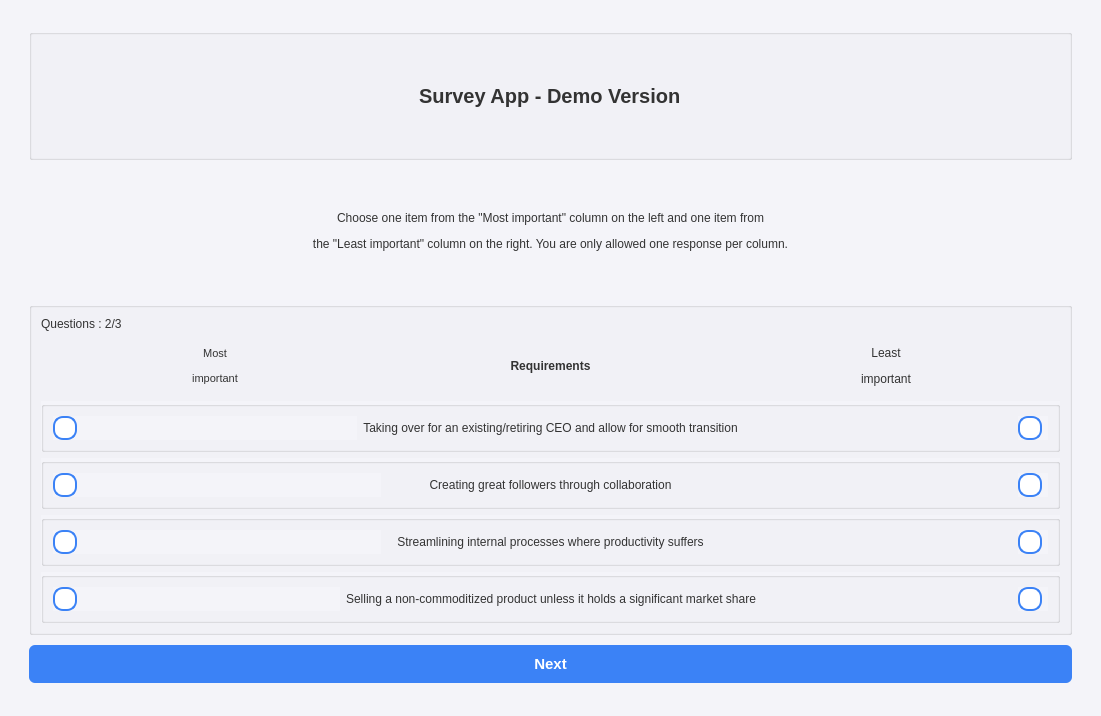
<?xml version="1.0" encoding="UTF-8"?>
<ui version="4.0">
 <class>Widget</class>
 <widget class="QWidget" name="Widget">
  <property name="geometry">
   <rect>
    <x>0</x>
    <y>0</y>
    <width>1101</width>
    <height>716</height>
   </rect>
  </property>
  <property name="windowTitle">
   <string>Widget</string>
  </property>
  <property name="styleSheet">
   <string notr="true">/* Global Styles */
QWidget {
    background-color: #F4F4F9; /* Light modern background */
    font-family: &quot;Arial&quot;, sans-serif; /* Use a modern, clean font */
    color: #333333; /* Dark gray text for better visibility */
}

/* Box Style */
QFrame#box {
    background-color: #FFFFFF; /* White box color */
    border: 1px solid #D1D5DB; /* Light border */
    border-radius: 8px; /* Rounded corners */
    padding: 16px;
    margin: 8px;
    box-shadow: 0 4px 8px rgba(0, 0, 0, 0.1); /* Subtle shadow */
    color: #333333; /* Dark gray text inside the box */
}

/* Button Style */
QPushButton {
    background-color: #3B82F6; /* Blue background for the button */
    color: white; /* White text for visibility */
    border: none;
    border-radius: 6px;
    padding: 10px 20px;
    margin: 4px 0;
    font-weight: bold;
    transition: background-color 0.3s;
}

QPushButton:hover {
    background-color: #2563EB; /* Darker blue on hover */
}

QPushButton:pressed {
    background-color: #1D4ED8; /* Even darker blue on press */
}

/* Title Style */
QLabel#title {
    font-size: 24px;
    font-weight: bold;
    color: #111827; /* Darker color for the title to stand out on the light background */
    margin-bottom: 16px;
}

/* Radio Button Style */
QRadioButton {
    font-size: 16px;
    color: #333333; /* Dark gray text for better visibility */
}

QRadioButton::indicator {
    width: 20px;
    height: 20px;
    border-radius: 10px;
    border: 2px solid #3B82F6; /* Blue border */
    background-color: #FFFFFF; /* White background */
}

QRadioButton::indicator:checked {
    background-color: #3B82F6; /* Blue dot when checked */
    border: 2px solid #2563EB; /* Darker blue border when checked */
}
QFrame {
    border: none;
    background-color: transparent; /* Optional: If you want a transparent background */
}
</string>
  </property>
  <layout class="QVBoxLayout" name="verticalLayout_2">
   <item>
    <widget class="QWidget" name="widget" native="true">
     <layout class="QHBoxLayout" name="horizontalLayout_2">
      <item>
       <widget class="QFrame" name="frame">
        <property name="frameShape">
         <enum>QFrame::Shape::StyledPanel</enum>
        </property>
        <property name="frameShadow">
         <enum>QFrame::Shadow::Raised</enum>
        </property>
        <layout class="QVBoxLayout" name="verticalLayout">
         <item>
          <widget class="QGroupBox" name="groupBox">
           <property name="styleSheet">
            <string notr="true"/>
           </property>
           <property name="title">
            <string/>
           </property>
           <layout class="QGridLayout" name="gridLayout">
            <item row="0" column="0" alignment="Qt::AlignmentFlag::AlignHCenter">
             <widget class="QLabel" name="label_7">
              <property name="styleSheet">
               <string notr="true"/>
              </property>
              <property name="text">
               <string>&lt;html&gt;&lt;head/&gt;&lt;body&gt;&lt;p&gt;&lt;span style=&quot; font-size:20px; font-weight:700;&quot;&gt;Survey App  - Demo Version&lt;/span&gt;&lt;/p&gt;&lt;/body&gt;&lt;/html&gt;</string>
              </property>
             </widget>
            </item>
           </layout>
          </widget>
         </item>
         <item>
          <widget class="QFrame" name="frame_3">
           <property name="styleSheet">
            <string notr="true"/>
           </property>
           <property name="frameShape">
            <enum>QFrame::Shape::StyledPanel</enum>
           </property>
           <property name="frameShadow">
            <enum>QFrame::Shadow::Raised</enum>
           </property>
           <layout class="QHBoxLayout" name="horizontalLayout_7">
            <item>
             <widget class="QLabel" name="label_10">
              <property name="layoutDirection">
               <enum>Qt::LayoutDirection::LeftToRight</enum>
              </property>
              <property name="text">
               <string>&lt;html&gt;&lt;head/&gt;&lt;body&gt;&lt;p&gt;Choose one item from the &amp;quot;Most important&amp;quot; column on the left and one item from&lt;/p&gt;&lt;p&gt;the &amp;quot;Least important&amp;quot; column on the right. You are only allowed one response per column.&lt;/p&gt;&lt;/body&gt;&lt;/html&gt;</string>
              </property>
              <property name="alignment">
               <set>Qt::AlignmentFlag::AlignCenter</set>
              </property>
             </widget>
            </item>
           </layout>
          </widget>
         </item>
         <item>
          <widget class="QGroupBox" name="Questions_g">
           <property name="styleSheet">
            <string notr="true"/>
           </property>
           <property name="title">
            <string/>
           </property>
           <layout class="QVBoxLayout" name="verticalLayout_3">
            <item>
             <widget class="QLabel" name="questions_part">
              <property name="styleSheet">
               <string notr="true">background-color: none;</string>
              </property>
              <property name="text">
               <string>Questions : 2/3</string>
              </property>
             </widget>
            </item>
            <item>
             <widget class="QFrame" name="frame_2">
              <property name="frameShape">
               <enum>QFrame::Shape::StyledPanel</enum>
              </property>
              <property name="frameShadow">
               <enum>QFrame::Shadow::Raised</enum>
              </property>
              <layout class="QHBoxLayout" name="horizontalLayout_6">
               <item>
                <widget class="QLabel" name="LeastImportant_L">
                 <property name="text">
                  <string>&lt;html&gt;&lt;head/&gt;&lt;body&gt;&lt;p align=&quot;center&quot;&gt;&lt;span style=&quot; font-size:8pt;&quot;&gt;Most&lt;/span&gt;&lt;/p&gt;&lt;p align=&quot;center&quot;&gt;&lt;span style=&quot; font-size:8pt;&quot;&gt;important&lt;/span&gt;&lt;/p&gt;&lt;/body&gt;&lt;/html&gt;</string>
                 </property>
                </widget>
               </item>
               <item>
                <widget class="QLabel" name="Requirements_L">
                 <property name="text">
                  <string>&lt;html&gt;&lt;head/&gt;&lt;body&gt;&lt;p align=&quot;center&quot;&gt;&lt;span style=&quot; font-weight:700;&quot;&gt;Requirements&lt;/span&gt;&lt;/p&gt;&lt;/body&gt;&lt;/html&gt;</string>
                 </property>
                </widget>
               </item>
               <item>
                <widget class="QLabel" name="MostImportant_L">
                 <property name="text">
                  <string>&lt;html&gt;&lt;head/&gt;&lt;body&gt;&lt;p align=&quot;center&quot;&gt;Least&lt;/p&gt;&lt;p align=&quot;center&quot;&gt;important&lt;/p&gt;&lt;/body&gt;&lt;/html&gt;</string>
                 </property>
                </widget>
               </item>
              </layout>
             </widget>
            </item>
            <item>
             <widget class="QGroupBox" name="q1_g">
              <property name="title">
               <string/>
              </property>
              <layout class="QHBoxLayout" name="horizontalLayout">
               <item>
                <widget class="QRadioButton" name="q1_most">
                 <property name="text">
                  <string/>
                 </property>
                </widget>
               </item>
               <item>
                <widget class="QLabel" name="q1_l">
                 <property name="text">
                  <string>&lt;html&gt;&lt;head/&gt;&lt;body&gt;&lt;p align=&quot;center&quot;&gt;Taking over for an existing/retiring CEO and allow for smooth transition&lt;/p&gt;&lt;/body&gt;&lt;/html&gt;</string>
                 </property>
                </widget>
               </item>
               <item alignment="Qt::AlignmentFlag::AlignRight">
                <widget class="QRadioButton" name="q1_least">
                 <property name="text">
                  <string/>
                 </property>
                </widget>
               </item>
              </layout>
             </widget>
            </item>
            <item>
             <widget class="QGroupBox" name="q2_g">
              <property name="title">
               <string/>
              </property>
              <layout class="QHBoxLayout" name="horizontalLayout_3">
               <item>
                <widget class="QRadioButton" name="q2_most">
                 <property name="text">
                  <string/>
                 </property>
                </widget>
               </item>
               <item>
                <widget class="QLabel" name="q2_l">
                 <property name="text">
                  <string>&lt;html&gt;&lt;head/&gt;&lt;body&gt;&lt;p align=&quot;center&quot;&gt;Creating great followers through collaboration&lt;/p&gt;&lt;/body&gt;&lt;/html&gt;</string>
                 </property>
                </widget>
               </item>
               <item alignment="Qt::AlignmentFlag::AlignRight">
                <widget class="QRadioButton" name="q2_least">
                 <property name="text">
                  <string/>
                 </property>
                </widget>
               </item>
              </layout>
             </widget>
            </item>
            <item>
             <widget class="QGroupBox" name="q3_g">
              <property name="title">
               <string/>
              </property>
              <layout class="QHBoxLayout" name="horizontalLayout_4">
               <item>
                <widget class="QRadioButton" name="q3_most">
                 <property name="text">
                  <string/>
                 </property>
                </widget>
               </item>
               <item>
                <widget class="QLabel" name="q3_l">
                 <property name="text">
                  <string>&lt;html&gt;&lt;head/&gt;&lt;body&gt;&lt;p align=&quot;center&quot;&gt;Streamlining internal processes where productivity suffers&lt;/p&gt;&lt;/body&gt;&lt;/html&gt;</string>
                 </property>
                </widget>
               </item>
               <item alignment="Qt::AlignmentFlag::AlignRight">
                <widget class="QRadioButton" name="q3_least">
                 <property name="text">
                  <string/>
                 </property>
                </widget>
               </item>
              </layout>
             </widget>
            </item>
            <item>
             <widget class="QGroupBox" name="q4_g">
              <property name="title">
               <string/>
              </property>
              <layout class="QHBoxLayout" name="horizontalLayout_5">
               <item>
                <widget class="QRadioButton" name="q4_most">
                 <property name="text">
                  <string/>
                 </property>
                </widget>
               </item>
               <item>
                <widget class="QLabel" name="q4_l">
                 <property name="text">
                  <string>&lt;html&gt;&lt;head/&gt;&lt;body&gt;&lt;p align=&quot;center&quot;&gt;Selling a non-commoditized product unless it holds a significant market share&lt;/p&gt;&lt;/body&gt;&lt;/html&gt;</string>
                 </property>
                </widget>
               </item>
               <item alignment="Qt::AlignmentFlag::AlignRight">
                <widget class="QRadioButton" name="q4_least">
                 <property name="text">
                  <string/>
                 </property>
                </widget>
               </item>
              </layout>
             </widget>
            </item>
           </layout>
          </widget>
         </item>
         <item>
          <widget class="QPushButton" name="NextButton">
           <property name="font">
            <font>
             <family>Arial</family>
             <pointsize>11</pointsize>
             <bold>true</bold>
            </font>
           </property>
           <property name="text">
            <string>Next</string>
           </property>
          </widget>
         </item>
        </layout>
       </widget>
      </item>
     </layout>
    </widget>
   </item>
  </layout>
 </widget>
 <resources/>
 <connections/>
</ui>
